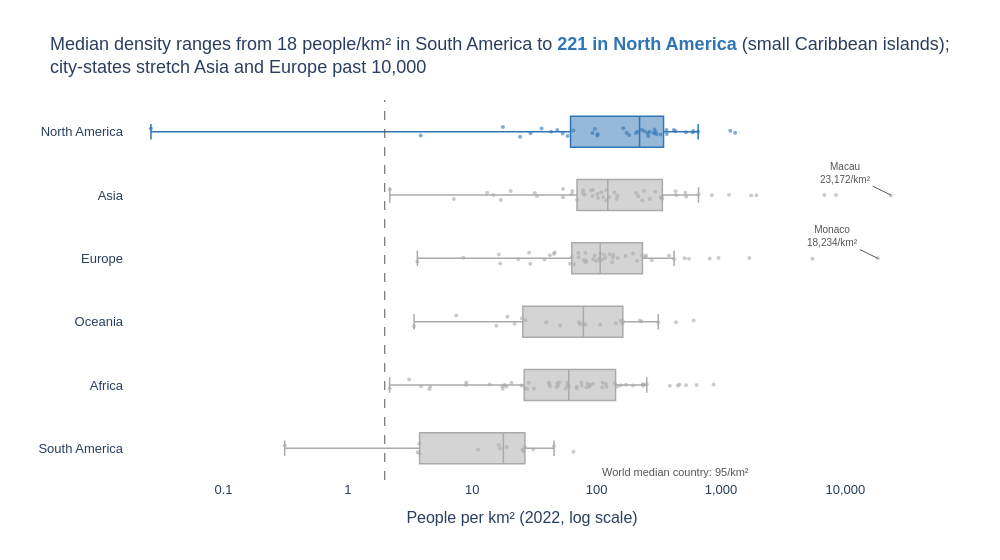

The notebook cell this image was saved under:
### Markdown cell above
**Chart choice & justification:** *Which chart did you choose, and why? Justify design choices.

**Chart: I used horizontal box plot per continent, with every country shown as a point, on a log x-axis.**

- **Why a box plot?** In this question we have to compare the spread across six groups, not just the average. Hence a box  plot is used, since it shows the median, the middle 50% (IQR) and the outliers compactly, side by side. 
- **Why a log x-axis instead of capping outliers?** Density runs from 0.03 people/km² (Greenland) to 23,000 (Macau). The outliers here are real (city-states), not errors. Capping at the 95th percentile would hide exactly what makes Asia's and Europe's spread so wide. A log scale shows all of it, and the axis title says it is log.
- **Sorted by median**, I kept most crowded continents are at the top, because continents have no natural order.
- **Colour:** the continent with the highest median gets the blue accent and the others stay grey. This surprises many readers: it is North America, because of its many small, dense Caribbean islands.

### Code cell
# Q4

medians = df.groupby('Continent')['Density'].median().sort_values(ascending=False)
order = medians.index.tolist()                         # most crowded first (top)
top, bottom = order[0], order[-1]
q4 = df.assign(Group=np.where(df['Continent'] == top, top, 'Other'))
world_median = df['Density'].median()
print(medians.round(1))

fig = px.box(
    data_frame=q4,
    x='Density', y='Continent',
    color='Group',
    color_discrete_map={top: ACCENT, 'Other': MID_GREY},
    category_orders={'Continent': order},
    points='all',                                      # every country visible, not just outliers
    log_x=True,
    hover_name='Country',
    hover_data={'Group': False, 'Density': ':,.1f'},
    labels={'Density': 'People per km² (2022, log scale)'},
    title=(f"Median density ranges from {medians[bottom]:.0f} people/km² in {bottom} to "
           f"<span style='color:{ACCENT}'><b>{medians[top]:.0f} in {top}</b></span> (small Caribbean islands);<br>"
           f"city-states stretch Asia and Europe past 10,000"),
    template='plotly_white',
    height=560, width=1000,
)

fig.update_traces(marker=dict(size=4, opacity=0.6), jitter=0.4, pointpos=0, line_width=1.5)
fig.update_layout(boxmode='overlay')                  # one box per row (colour is not a sub-group)

fig.add_vline(x=np.log10(world_median),                     # shapes on a log axis use log10 units
              line_dash='dash', line_color=DARK_GREY, line_width=1,
              annotation=dict(text=f'World median country: {world_median:.0f}/km²', xanchor='left', xshift=6,
                              yanchor='bottom', font=dict(color=DARK_GREY, size=11)),
              annotation_position='bottom right')

for country in ['Macau', 'Monaco']:
    row = df.loc[df['Country'] == country].iloc[0]
    fig.add_annotation(x=np.log10(row['Density']), y=row['Continent'], text=f"{country}<br>{row['Density']:,.0f}/km²",
                       showarrow=True, arrowhead=0, arrowcolor=DARK_GREY, ax=-45, ay=-22,
                       font=dict(color=DARK_GREY, size=10))

fig.update_layout(
    showlegend=False,
    font=FONT,
    xaxis=dict(showgrid=False, zeroline=False, dtick=1, tickformat=',', range=[-1.8, 4.6]),   # one tick per power of 10
    yaxis=dict(title='', showgrid=False),
)
fig.show()

### Figure 1 — Plotly figure (JSON) as saved in the notebook; plotly's stock layout.template omitted (floating-point values rounded to 4 significant figures; data arrays with more than 128 entries replaced by an {"elided": "..."} marker saying what was removed)
{"data": [{"alignmentgroup": "True", "boxpoints": "all", "customdata": {"elided": "194x1 str values"}, "hovertemplate": "<b>%{hovertext}</b><br><br>People per km² (2022, log scale)=%{x:,.1f}<br>Continent=%{y}<extra></extra>", "hovertext": {"elided": "194 str values"}, "jitter": 0.4, "legendgroup": "Other", "line": {"width": 1.5}, "marker": {"color": "#AAAAAA", "opacity": 0.6, "size": 4}, "name": "Other", "notched": false, "offsetgroup": "Other", "orientation": "h", "pointpos": 0, "showlegend": true, "type": "box", "x": {"elided": "194 float values"}, "x0": " ", "xaxis": "x", "y": {"elided": "194 str values"}, "y0": " ", "yaxis": "y"}, {"alignmentgroup": "True", "boxpoints": "all", "customdata": [["North America"], ["North America"], ["North America"], ["North America"], ["North America"], ["North America"], ["North America"], ["North America"], ["North America"], ["North America"], ["North America"], ["North America"], ["North America"], ["North America"], ["North America"], ["North America"], ["North America"], ["North America"], ["North America"], ["North America"], ["North America"], ["North America"], ["North America"], ["North America"], ["North America"], ["North America"], ["North America"], ["North America"], ["North America"], ["North America"], ["North America"], ["North America"], ["North America"], ["North America"], ["North America"], ["North America"], ["North America"], ["North America"], ["North America"], ["North America"]], "hovertemplate": "<b>%{hovertext}</b><br><br>People per km² (2022, log scale)=%{x:,.1f}<br>Continent=%{y}<extra></extra>", "hovertext": ["Anguilla", "Antigua and Barbuda", "Aruba", "Bahamas", "Barbados", "Belize", "Bermuda", "British Virgin Islands", "Canada", "Cayman Islands", "Costa Rica", "Cuba", "Curacao", "Dominica", "Dominican Republic", "El Salvador", "Greenland", "Grenada", "Guadeloupe", "Guatemala", "Haiti", "Honduras", "Jamaica", "Martinique", "Mexico", "Montserrat", "Nicaragua", "Panama", "Puerto Rico", "Saint Barthelemy", "Saint Kitts and Nevis", "Saint Lucia", "Saint Martin", "Saint Pierre and Miquelon", "Saint Vincent and the Grenadines", "Sint Maarten", "Trinidad and Tobago", "Turks and Caicos Islands", "United States", "United States Virgin Islands"], "jitter": 0.4, "legendgroup": "North America", "line": {"width": 1.5}, "marker": {"color": "#2E75B6", "opacity": 0.6, "size": 4}, "name": "North America", "notched": false, "offsetgroup": "North America", "orientation": "h", "pointpos": 0, "showlegend": true, "type": "box", "x": [174.3, 212.1, 591.4, 29.4, 655.0, 17.65, 1189.0, 207.3, 3.851, 260.2, 101.4, 102.0, 430.5, 96.85, 230.7, 301.1, 0.0261, 364.6, 243.1, 163.9, 417.5, 92.74, 257.2, 325.8, 64.91, 43.04, 53.3, 58.46, 366.7, 522.2, 182.6, 292.0, 599.8, 24.22, 267.2, 1299.0, 298.4, 48.21, 36.09, 286.6], "x0": " ", "xaxis": "x", "y": ["North America", "North America", "North America", "North America", "North America", "North America", "North America", "North America", "North America", "North America", "North America", "North America", "North America", "North America", "North America", "North America", "North America", "North America", "North America", "North America", "North America", "North America", "North America", "North America", "North America", "North America", "North America", "North America", "North America", "North America", "North America", "North America", "North America", "North America", "North America", "North America", "North America", "North America", "North America", "North America"], "y0": " ", "yaxis": "y"}], "layout": {"annotations": [{"font": {"color": "#555555", "size": 11}, "showarrow": false, "text": "World median country: 95/km²", "x": 1.979, "xanchor": "left", "xref": "x", "xshift": 6, "y": 0, "yanchor": "bottom", "yref": "y domain"}, {"arrowcolor": "#555555", "arrowhead": 0, "ax": -45, "ay": -22, "font": {"color": "#555555", "size": 10}, "showarrow": true, "text": "Macau<br>23,172/km²", "x": 4.365, "y": "Asia"}, {"arrowcolor": "#555555", "arrowhead": 0, "ax": -45, "ay": -22, "font": {"color": "#555555", "size": 10}, "showarrow": true, "text": "Monaco<br>18,234/km²", "x": 4.261, "y": "Europe"}], "boxmode": "overlay", "font": {"family": "Arial", "size": 13}, "height": 560, "legend": {"title": {"text": "Group"}, "tracegroupgap": 0}, "shapes": [{"line": {"color": "#555555", "dash": "dash", "width": 1}, "type": "line", "x0": 1.979, "x1": 1.979, "xref": "x", "y0": 0, "y1": 1, "yref": "y domain"}], "showlegend": false, "title": {"text": "Median density ranges from 18 people/km² in South America to <span style='color:#2E75B6'><b>221 in North America</b></span> (small Caribbean islands);<br>city-states stretch Asia and Europe past 10,000"}, "width": 1000, "xaxis": {"anchor": "y", "domain": [0, 1], "dtick": 1, "range": [-1.8, 4.6], "showgrid": false, "tickformat": ",", "title": {"text": "People per km² (2022, log scale)"}, "type": "log", "zeroline": false}, "yaxis": {"anchor": "x", "categoryarray": ["South America", "Africa", "Oceania", "Europe", "Asia", "North America"], "categoryorder": "array", "domain": [0, 1], "showgrid": false, "title": {"text": ""}}}}
